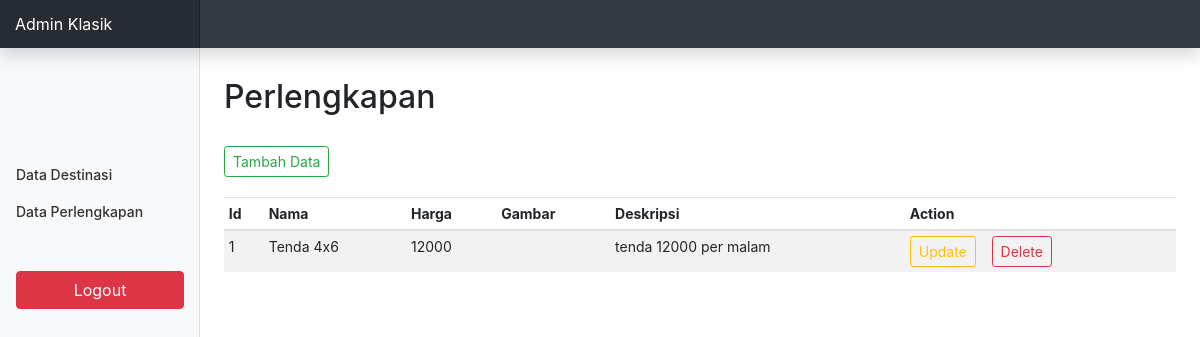
Before: /admin/perlengkapan.php (signed in) with the older database file.
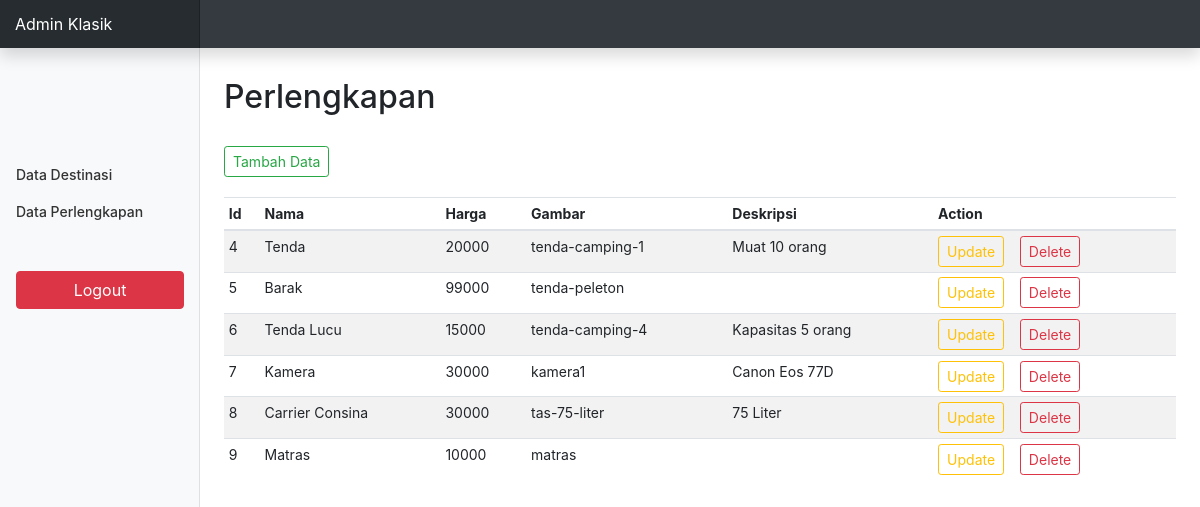
After: the same page with the newer database file.
### tables this page shows
CREATE TABLE `perlengkapan` (
  `ID_PERLENGKAPAN` int(11) NOT NULL,
  `NAMA_PERLENGKAPAN` varchar(1024) DEFAULT NULL,
  `HARGA` decimal(11,0) DEFAULT NULL,
  `GAMBAR` varchar(1024) DEFAULT NULL,
  `DESKRIPSI` varchar(1024) DEFAULT NULL
);

### admin/conn.php (called while the page is built, shortened)
<?php
function connection() {
   $dbServer = 'localhost';
   $dbUser = 'root';
   $dbPass = '';
   $dbName = "kemah";
   $conn = mysqli_connect($dbServer, $dbUser, $dbPass);
   mysqli_select_db($conn,$dbName);
   return $conn;
}

### admin/perlengkapan.php (the view, shortened to what this page needs)
<?php
  include ('conn.php');
?>
<!DOCTYPE html>
<html>
  <head>
    <link href="assets/css/bootstrap.min.css" rel="stylesheet">
    <link href="assets/css/dashboard.css" rel="stylesheet">
  </head>
  <body>
    <nav class="navbar navbar-dark fixed-top bg-dark flex-md-nowrap p-0 shadow">
      <a class="navbar-brand col-sm-3 col-md-2 mr-0" href="#">Admin Klasik</a>
    </nav>
    <div class="container-fluid">
      <div class="row">
       <?php
       include('menu.php');
       ?>
        <main role="main" class="col-md-9 ml-sm-auto col-lg-10 px-4">
          <h2 style="margin: 30px 0 30px 0;">Perlengkapan</h2>
          <a class="btn btn-outline-success btn-sm" href="form_perkap.php" style="margin-bottom : 20px;">Tambah Data</a>
          <div class="table-responsive">
            <table class="table table-striped table-sm">
              <thead>
                <tr>
                  <th>Id</th>
                  <th>Nama</th>
                  <th>Harga</th>
                  <th>Gambar</th>
                  <th>Deskripsi</th>
                  <th>Action</th>
                </tr>
              </thead>
              <tbody>
                <?php
                  $query = "SELECT * FROM perlengkapan";
                  $result = mysqli_query(connection(),$query);
                 ?>
                 <?php while($data = mysqli_fetch_array($result)): ?>
                  <tr>
                    <td><?php echo $data['ID_PERLENGKAPAN'];  ?></td>
                    <td><?php echo $data['NAMA_PERLENGKAPAN'];  ?></td>
                    <td><?php echo $data['HARGA'];  ?></td>
                    <td><?php echo $data['GAMBAR'];  ?></td>
                    <td><?php echo $data['DESKRIPSI'];  ?></td>
                    <td>
                      <a href="<?php echo "update_perkap.php?id=".$data['ID_PERLENGKAPAN']; ?>" class="btn btn-outline-warning btn-sm"> Update</a>
                      <a href="<?php echo "delete_perkap.php?id=".$data['ID_PERLENGKAPAN']."&img=".$data['GAMBAR']; ?>" class="btn btn-outline-danger btn-sm"> Delete</a>
                    </td>
                  </tr>
                 <?php endwhile ?>
              </tbody>
            </table>
          </div>
        </main>
      </div>
    </div>
  </body>
</html>

Changed rows visible on the page:
removed perlengkapan: ID_PERLENGKAPAN "1", NAMA_PERLENGKAPAN "Tenda 4x6", HARGA "12000", DESKRIPSI "tenda 12000 per malam"
added perlengkapan: ID_PERLENGKAPAN "4", NAMA_PERLENGKAPAN "Tenda", HARGA "20000", GAMBAR "tenda-camping-1", DESKRIPSI "Muat 10 orang"
added perlengkapan: ID_PERLENGKAPAN "5", NAMA_PERLENGKAPAN "Barak", HARGA "99000", GAMBAR "tenda-peleton"
added perlengkapan: ID_PERLENGKAPAN "6", NAMA_PERLENGKAPAN "Tenda Lucu", HARGA "15000", GAMBAR "tenda-camping-4", DESKRIPSI "Kapasitas 5 orang"
added perlengkapan: ID_PERLENGKAPAN "7", NAMA_PERLENGKAPAN "Kamera", HARGA "30000", GAMBAR "kamera1", DESKRIPSI "Canon Eos 77D"
added perlengkapan: ID_PERLENGKAPAN "8", NAMA_PERLENGKAPAN "Carrier Consina", HARGA "30000", GAMBAR "tas-75-liter", DESKRIPSI "75 Liter"
added perlengkapan: ID_PERLENGKAPAN "9", NAMA_PERLENGKAPAN "Matras", HARGA "10000", GAMBAR "matras"
